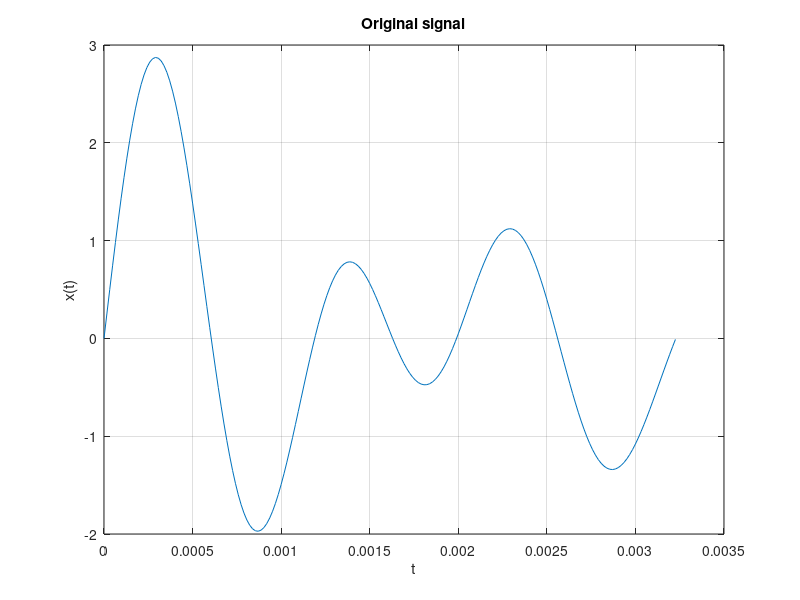
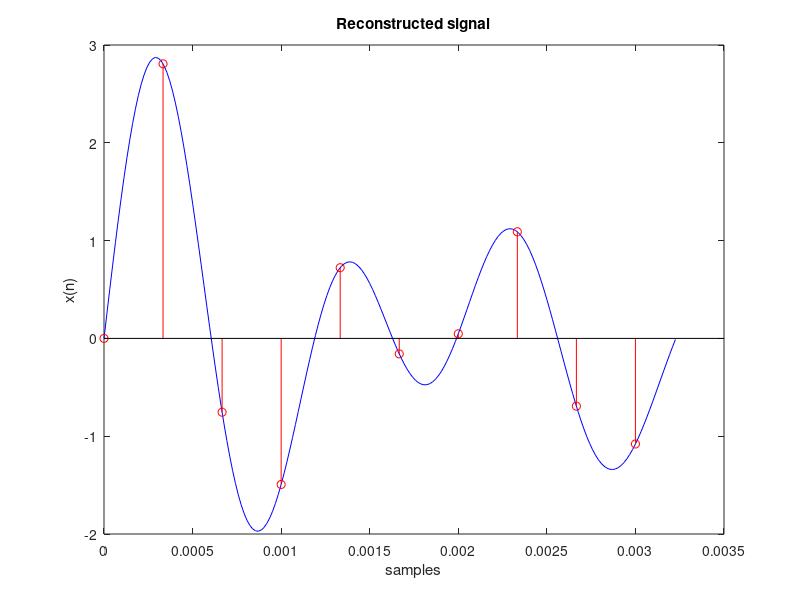
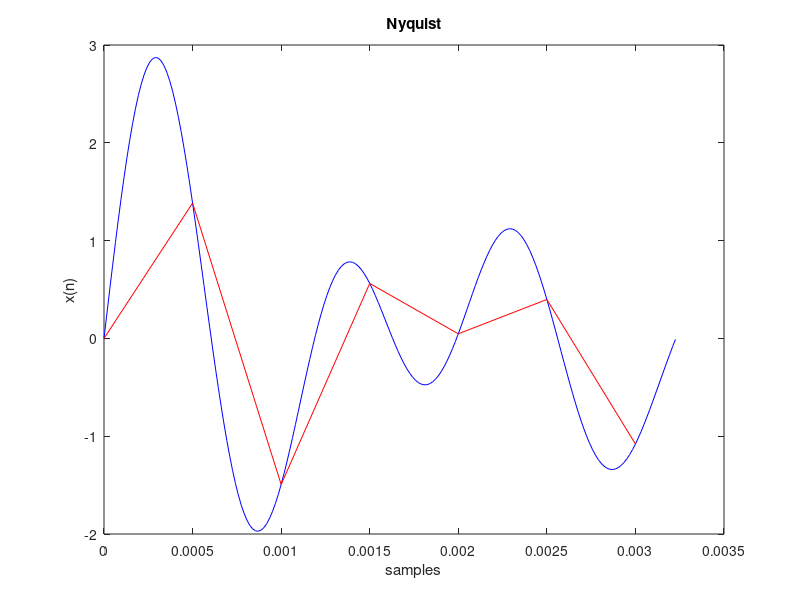
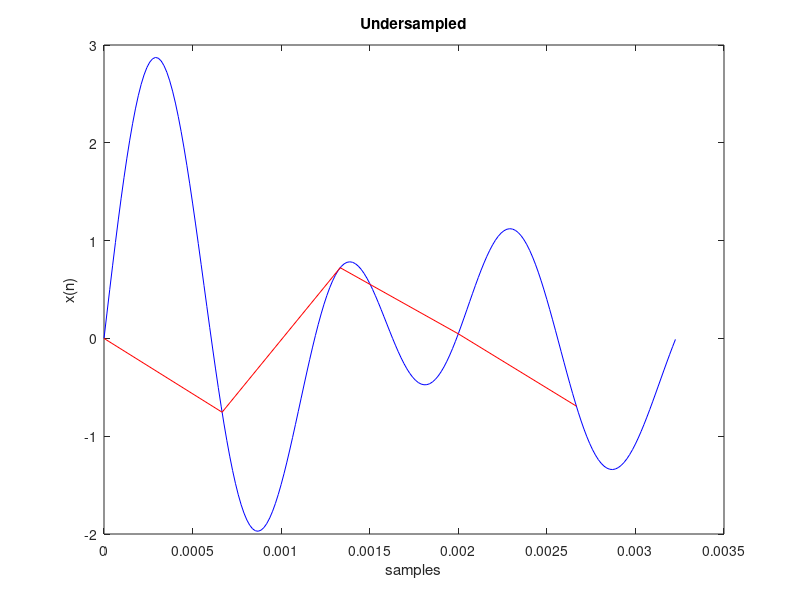

Here is the MATLAB script that generated these plots, in order:
clc;
close all;
%creating original signal
f1=1000;
f2=850;
f3=620;
all_f=[f1 f2 f3];
fmax=max(all_f);
T=1/min(all_f);
t=0:0.01*T:2*T;
x=sin(2*pi*f1*t)+sin(2*pi*f2*t)+sin(2*pi*f3*t);
plot(t,x);
grid on;
xlabel('t');
ylabel('x(t)');
title('Original signal');

fs=3*fmax;
n=0:1/fs:2*T;
x1=sin(2*pi*f1*n)+sin(2*pi*f2*n)+sin(2*pi*f3*n);
figure;
plot(t,x,'b');
hold on;
stem(n,x1,'r');
xlabel('samples');
ylabel('x(n)');
title('Reconstructed signal');

fs2=2*fmax;
n2=0:1/fs2:2*T;
x2=sin(2*pi*f1*n2)+sin(2*pi*f2*n2)+sin(2*pi*f3*n2);
figure;
plot(t,x,'b');
hold on;
plot(n2,x2,'r');
xlabel('samples');
ylabel('x(n)');
title('Nyquist');

fs3=1.5*fmax;
n3=0:1/fs3:2*T;
x3=sin(2*pi*f1*n3)+sin(2*pi*f2*n3)+sin(2*pi*f3*n3);
figure;
plot(t,x,'b');
hold on;
plot(n3,x3,'r');
xlabel('samples');
ylabel('x(n)');
title('Undersampled');